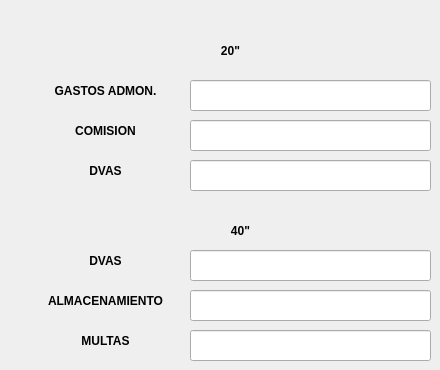
     <widget class="QWidget" name="tab_20">
      <attribute name="title">
       <string>OPC</string>
      </attribute>
      <widget class="QLineEdit" name="lineEdit_aduanero_opc_dvas">
       <property name="geometry">
        <rect>
         <x>190</x>
         <y>160</y>
         <width>241</width>
         <height>31</height>
        </rect>
       </property>
      </widget>
      <widget class="QLineEdit" name="lineEdit_aduanero_opc_40_almacenamiento">
       <property name="geometry">
        <rect>
         <x>190</x>
         <y>290</y>
         <width>241</width>
         <height>31</height>
        </rect>
       </property>
      </widget>
      <widget class="QLabel" name="label_88">
       <property name="geometry">
        <rect>
         <x>40</x>
         <y>290</y>
         <width>131</width>
         <height>21</height>
        </rect>
       </property>
       <property name="font">
        <font>
         <pointsize>9</pointsize>
         <weight>75</weight>
         <bold>true</bold>
        </font>
       </property>
       <property name="text">
        <string>ALMACENAMIENTO</string>
       </property>
       <property name="alignment">
        <set>Qt::AlignCenter</set>
       </property>
      </widget>
      <widget class="QLabel" name="label_89">
       <property name="geometry">
        <rect>
         <x>40</x>
         <y>120</y>
         <width>131</width>
         <height>21</height>
        </rect>
       </property>
       <property name="font">
        <font>
         <pointsize>9</pointsize>
         <weight>75</weight>
         <bold>true</bold>
        </font>
       </property>
       <property name="text">
        <string>COMISION</string>
       </property>
       <property name="alignment">
        <set>Qt::AlignCenter</set>
       </property>
      </widget>
      <widget class="QLabel" name="label_90">
       <property name="geometry">
        <rect>
         <x>40</x>
         <y>250</y>
         <width>131</width>
         <height>21</height>
        </rect>
       </property>
       <property name="font">
        <font>
         <pointsize>9</pointsize>
         <weight>75</weight>
         <bold>true</bold>
        </font>
       </property>
       <property name="text">
        <string>DVAS</string>
       </property>
       <property name="alignment">
        <set>Qt::AlignCenter</set>
       </property>
      </widget>
      <widget class="QLabel" name="label_91">
       <property name="geometry">
        <rect>
         <x>40</x>
         <y>80</y>
         <width>131</width>
         <height>21</height>
        </rect>
       </property>
       <property name="font">
        <font>
         <pointsize>9</pointsize>
         <weight>75</weight>
         <bold>true</bold>
        </font>
       </property>
       <property name="text">
        <string>GASTOS ADMON.</string>
       </property>
       <property name="alignment">
        <set>Qt::AlignCenter</set>
       </property>
      </widget>
      <widget class="QLineEdit" name="lineEdit_aduanero_opc_20_comision">
       <property name="geometry">
        <rect>
         <x>190</x>
         <y>120</y>
         <width>241</width>
         <height>31</height>
        </rect>
       </property>
      </widget>
      <widget class="QLineEdit" name="lineEdit_aduanero_opc_20_gastos_admon">
       <property name="geometry">
        <rect>
         <x>190</x>
         <y>80</y>
         <width>241</width>
         <height>31</height>
        </rect>
       </property>
      </widget>
      <widget class="QLineEdit" name="lineEdit_aduanero_opc_40_dvas">
       <property name="geometry">
        <rect>
         <x>190</x>
         <y>250</y>
         <width>241</width>
         <height>31</height>
        </rect>
       </property>
      </widget>
      <widget class="QLineEdit" name="lineEdit_aduaner_opc_40_multas">
       <property name="geometry">
        <rect>
         <x>190</x>
         <y>330</y>
         <width>241</width>
         <height>31</height>
        </rect>
       </property>
      </widget>
      <widget class="QLabel" name="label_92">
       <property name="geometry">
        <rect>
         <x>40</x>
         <y>330</y>
         <width>131</width>
         <height>21</height>
        </rect>
       </property>
       <property name="font">
        <font>
         <pointsize>9</pointsize>
         <weight>75</weight>
         <bold>true</bold>
        </font>
       </property>
       <property name="text">
        <string>MULTAS</string>
       </property>
       <property name="alignment">
        <set>Qt::AlignCenter</set>
       </property>
      </widget>
      <widget class="QLabel" name="label_93">
       <property name="geometry">
        <rect>
         <x>40</x>
         <y>160</y>
         <width>131</width>
         <height>21</height>
        </rect>
       </property>
       <property name="font">
        <font>
         <pointsize>9</pointsize>
         <weight>75</weight>
         <bold>true</bold>
        </font>
       </property>
       <property name="text">
        <string>DVAS</string>
       </property>
       <property name="alignment">
        <set>Qt::AlignCenter</set>
       </property>
      </widget>
      <widget class="QLabel" name="label_94">
       <property name="geometry">
        <rect>
         <x>50</x>
         <y>220</y>
         <width>381</width>
         <height>21</height>
        </rect>
       </property>
       <property name="font">
        <font>
         <pointsize>9</pointsize>
         <weight>75</weight>
         <bold>true</bold>
        </font>
       </property>
       <property name="text">
        <string>40&quot;</string>
       </property>
       <property name="alignment">
        <set>Qt::AlignCenter</set>
       </property>
      </widget>
      <widget class="QLabel" name="label_95">
       <property name="geometry">
        <rect>
         <x>40</x>
         <y>40</y>
         <width>381</width>
         <height>21</height>
        </rect>
       </property>
       <property name="font">
        <font>
         <pointsize>9</pointsize>
         <weight>75</weight>
         <bold>true</bold>
        </font>
       </property>
       <property name="text">
        <string>20&quot;</string>
       </property>
       <property name="alignment">
        <set>Qt::AlignCenter</set>
       </property>
      </widget>
     </widget>
